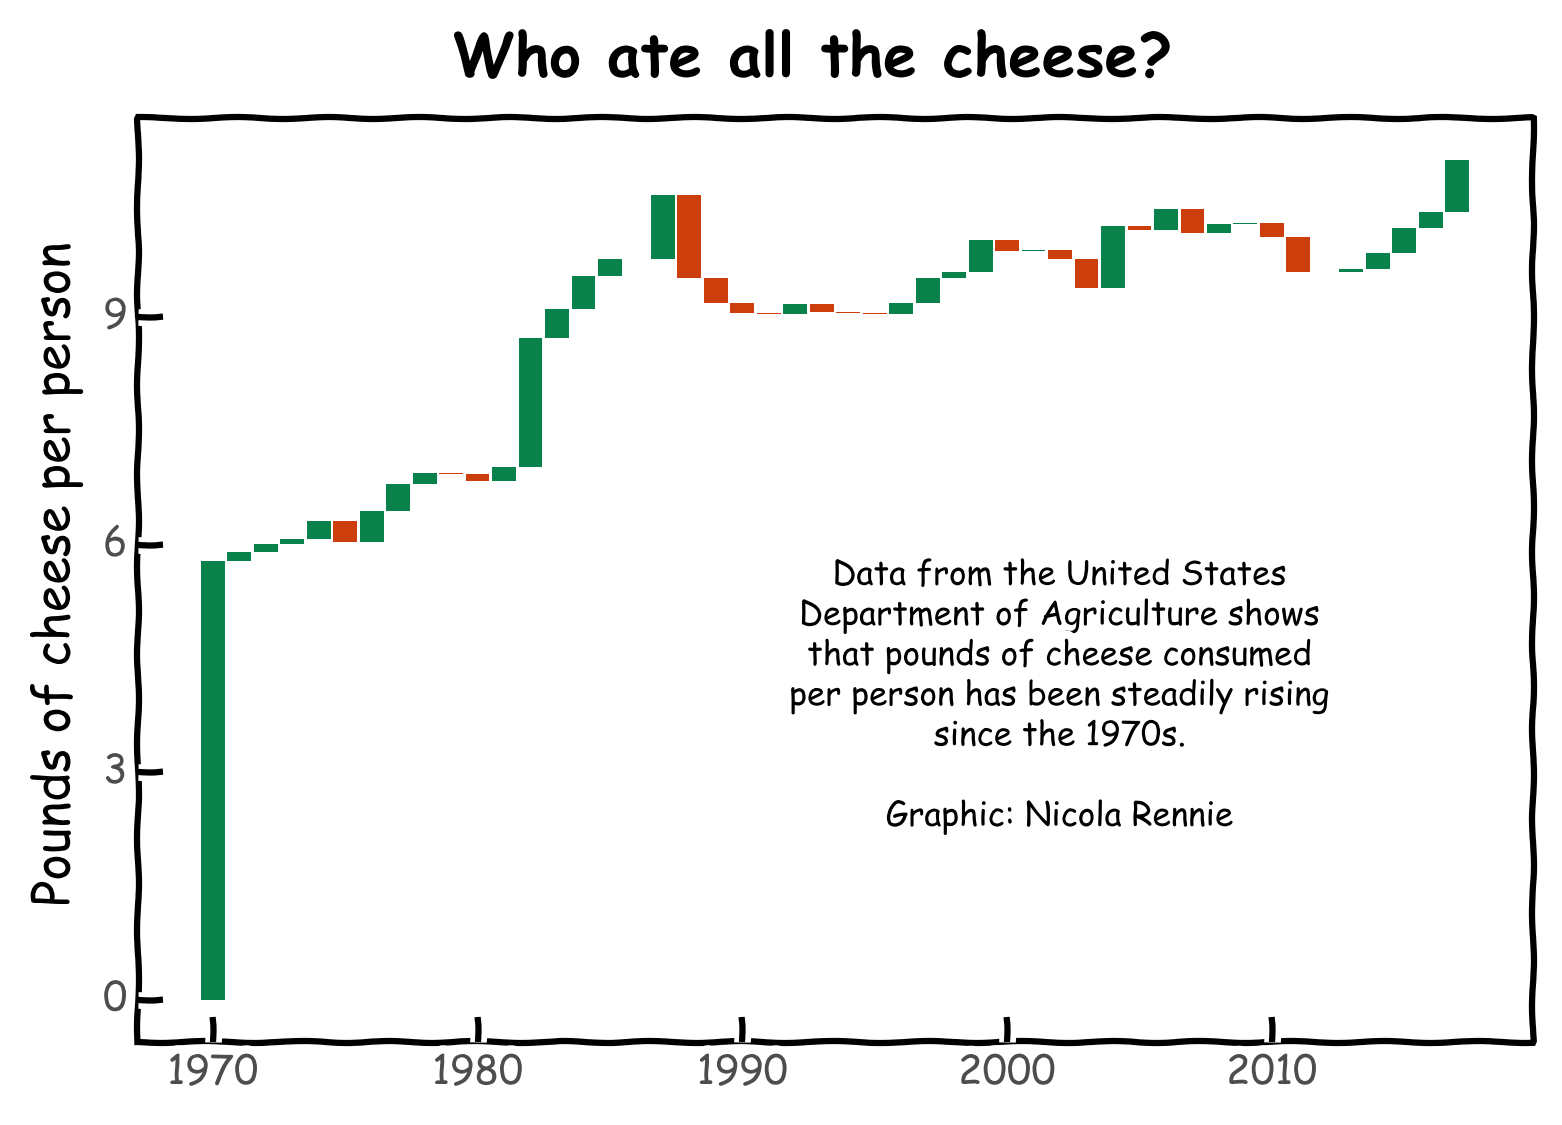

This figure's Python source:
import pandas as pd
import plotnine as gg

# Read CSV data
url = 'https://raw.githubusercontent.com/rfordatascience/tidytuesday/master/data/2019/2019-01-29/clean_cheese.csv'
cheese = pd.read_csv(url)

# Select columns and compute differences
plot_data = cheese[['Year', 'Cheddar']].copy()
plot_data['diff'] = plot_data['Cheddar'].diff()
plot_data.loc[plot_data.index[0], 'diff'] = plot_data['Cheddar'].iloc[0]
plot_data['start'] = plot_data['Cheddar'] - plot_data['diff']
plot_data['fill'] = plot_data['diff'] > 0

# Define text for annotation
annot_text = 'Data from the United States\nDepartment of Agriculture shows\nthat pounds of cheese consumed\nper person has been steadily rising\nsince the 1970s.\n\nGraphic: Nicola Rennie'

# Create the plot
p = (
    gg.ggplot(plot_data) +
    gg.geom_rect(mapping=gg.aes(xmin='Year-0.45', xmax='Year+0.45', ymin='start', ymax='Cheddar', fill='fill')) +
    gg.annotate('text', x=2002, y = 4, label=annot_text, size=8) +
    gg.labs(title='Who ate all the cheese?',
            x='',
            y='Pounds of cheese per person') +
    gg.scale_fill_manual(values=['#CC3F0C', '#09814A']) +
    gg.theme_xkcd() +
    gg.theme(legend_position='none',
             plot_title=gg.element_text(face='bold'))
)

# Save the plot
gg.ggsave(p, filename="2024/viz/05_diverging.png", height=4, width=6, dpi=300)
